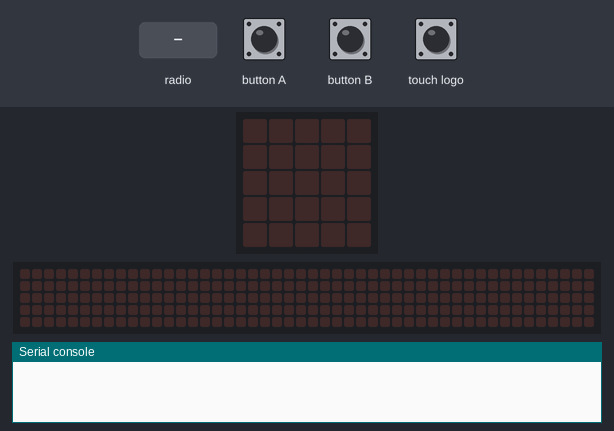
This program was run on a simulated BBC micro:bit (MakeCode). On the bench: the board's 5×5 LED display, a strip that is not on the board, showing the scrolling text unrolled, the last lines printed to the serial console. Inputs (shaded band) come from the test bench. No radio messages arrive unless stated (any console line starting 'radio sent:' is added by the test bench); the 48×5 strip is a reading aid, not a part: it shows the text the display is scrolling, unrolled, one strip-width of it at a time.

Above: at 1.2 s.
1.3 s: radio message "ok" arrives
At 3.77 s:
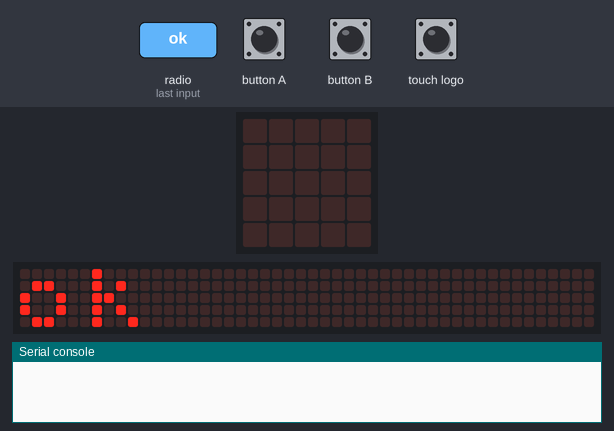
4.3 s: radio message "error" arrives
7.3 s: touch logo pressed for 0.15 s
13.4 s: radio message "cavar" arrives
16.4 s: button A pressed for 3.2 s
At 19.8 s:
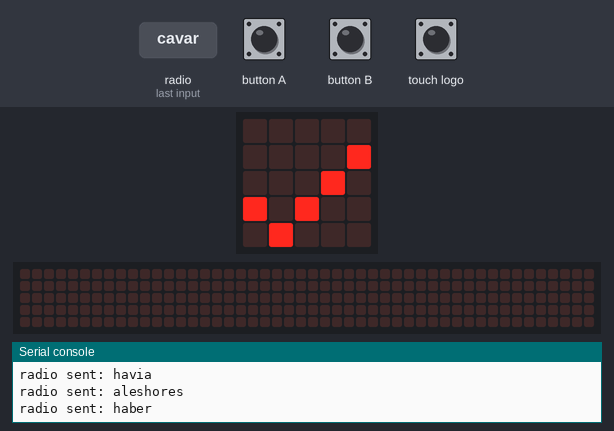
At 20.22 s:
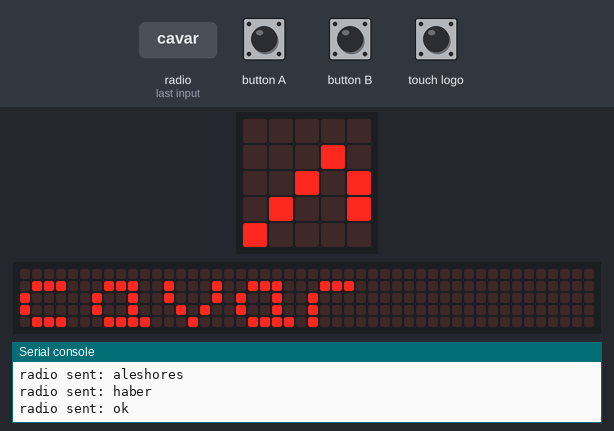
24.8 s: radio message "havia" arrives
At 30.47 s:
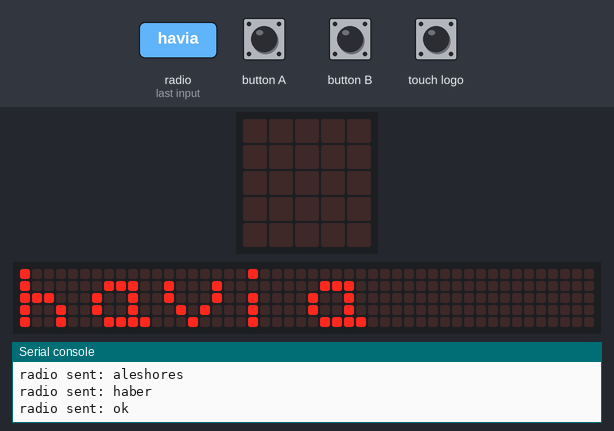

The program:

main.ts
```typescript
radio.onReceivedString(function (receivedString) {
    basic.showString(receivedString)
    basic.pause(5000)
    if (input.buttonIsPressed(Button.A)) {
        basic.showIcon(IconNames.Yes)
        radio.sendString("ok")
    } else {
        if (input.buttonIsPressed(Button.B)) {
            basic.showIcon(IconNames.No)
            radio.sendString("error")
        }
    }
})
input.onLogoEvent(TouchButtonEvent.Touched, function () {
    radio.sendString("cavar")
    radio.sendString("havia")
    radio.sendString("aleshores")
    radio.sendString("haber")
})
radio.setGroup(1)
```

test.ts
```typescript
// aquí va el archivo "tests"; esto no se compilará cuando este paquete se utilice como una extensión.
```

Measured:
- after the input at 1.3 s, the display: changes at once (image 1)
- after the input at 4.3 s, every drawn part: stays the same
- after the input at 16.4 s, the display: changes after 3.0 s (image 2)
- after the input at 24.8 s, the display: first differs from a run without the input after 5.6 s (image 4)
- what the display in image 1 shows lasts 0.4 s, from 3.6 s to 4.0 s
